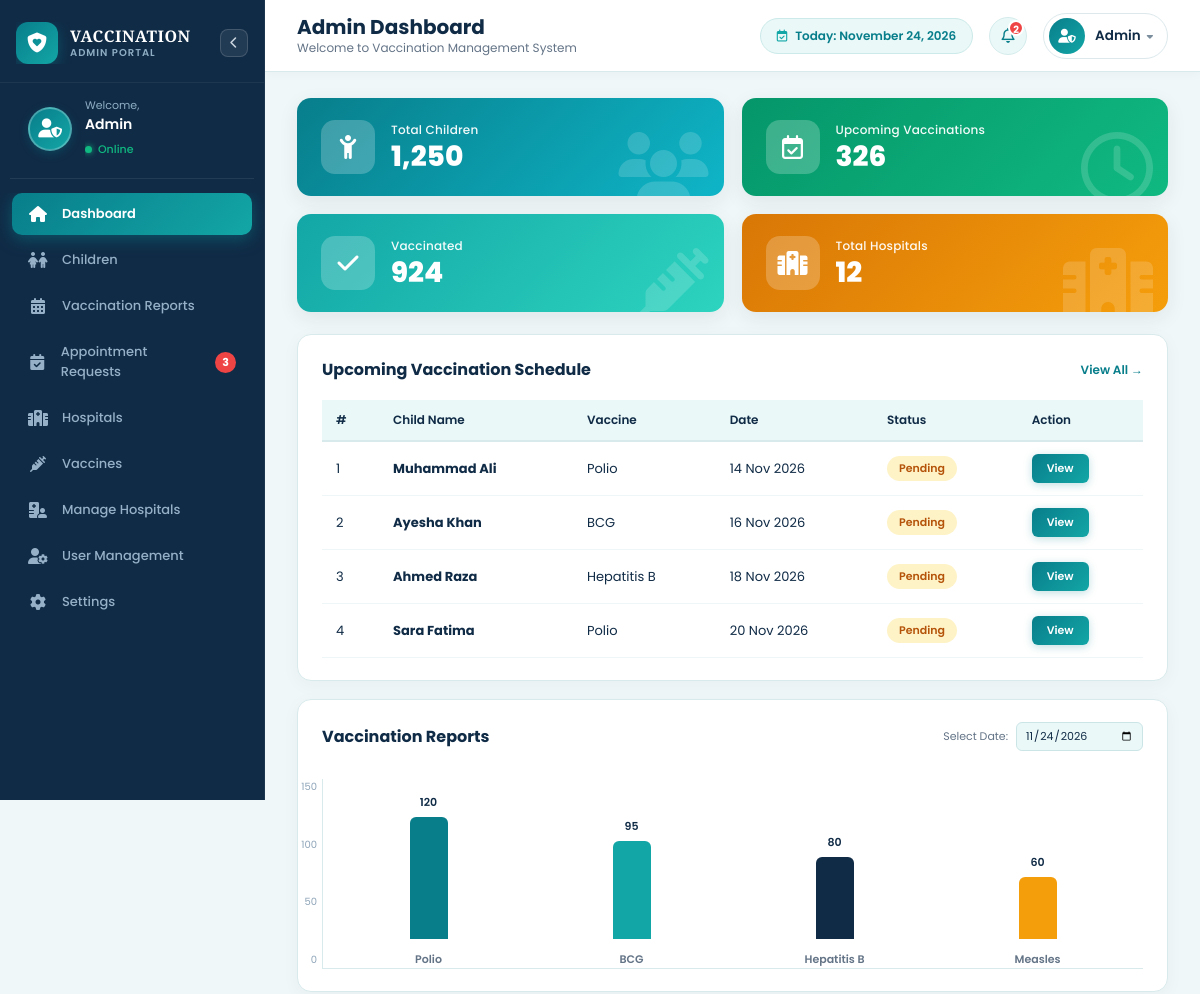
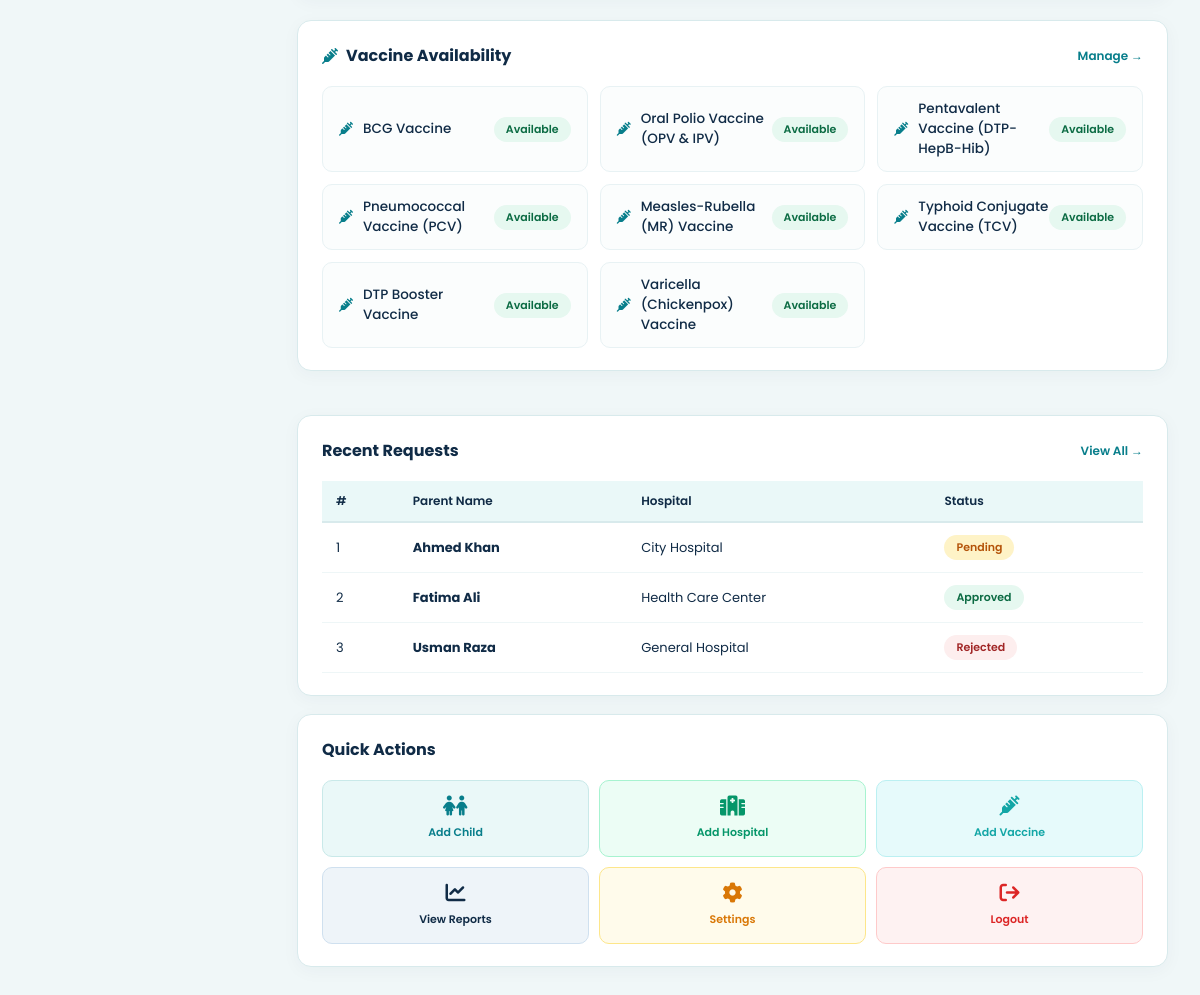
Screenshot of /admin/dashboard.php (signed in) with the database file from the repository (2 pictures, top to bottom).
### tables this page shows
CREATE TABLE `vaccines` (
  `id` int(11) NOT NULL,
  `name` varchar(150) NOT NULL,
  `recommended_age` varchar(100) NOT NULL DEFAULT '',
  `description` text NOT NULL,
  `status` varchar(20) NOT NULL DEFAULT 'Available',
  `created_at` timestamp NOT NULL DEFAULT current_timestamp()
);

### admin/dashboard.php (the view, shortened to what the rows shown need)
<?php
require_once __DIR__ . '/../config.php';
function e($value) {
    return htmlspecialchars((string)$value, ENT_QUOTES, 'UTF-8');
}
$totalChildrenDb = 0;
$totalHospitalsDb = 0;
$pendingRequestsDb = 0;
$vaccinatedDb = 0;
try {
    $q = $conn->query("SELECT COUNT(*) AS total FROM children");
    if ($q) { $totalChildrenDb = (int)$q->fetch_assoc()['total']; }
    $q = $conn->query("SELECT COUNT(*) AS total FROM hospitals");
    if ($q) { $totalHospitalsDb = (int)$q->fetch_assoc()['total']; }
    $q = $conn->query("SELECT COUNT(*) AS total FROM appointments WHERE status = 'Pending'");
    if ($q) { $pendingRequestsDb = (int)$q->fetch_assoc()['total']; }
    $q = $conn->query("SELECT COUNT(*) AS total FROM vaccination_records");
    if ($q) { $vaccinatedDb = (int)$q->fetch_assoc()['total']; }
} catch (Throwable $t) {}
$dispChildren = $totalChildrenDb > 0 ? number_format($totalChildrenDb) : "1,250";
$dispUpcoming = $pendingRequestsDb > 0 ? number_format($pendingRequestsDb) : "326";
$dispVaccinated = $vaccinatedDb > 0 ? number_format($vaccinatedDb) : "924";
$dispHospitals = $totalHospitalsDb > 0 ? number_format($totalHospitalsDb) : "12";
$availVaccines = [];
try {
    $vRes = $conn->query("SELECT name, status FROM vaccines WHERE name != 'zaid' AND (status = 'Available' OR status IS NULL OR status = '') ORDER BY id ASC LIMIT 8");
    if ($vRes) {
        while ($vRow = $vRes->fetch_assoc()) {
            $availVaccines[] = [
                'name' => $vRow['name'],
                'status' => 'Available'
            ];
        }
    }
} catch (Throwable $t) {}
?>
<!DOCTYPE html>
<html lang="en">
<head>
<link rel="stylesheet" href="https://cdnjs.cloudflare.com/ajax/libs/font-awesome/6.5.2/css/all.min.css">
</head>
<body>
<div class="main-content">
    <header class="top-header">
        <div class="header-left">
            <div class="header-title-block">
                <h1>Admin Dashboard</h1>
            </div>
        </div>
    </header>
    <main class="dashboard-container">
        <section class="metrics-grid">
            <div class="metric-card metric-card-teal">
                <div class="metric-content">
                    <h2><?= $dispChildren ?></h2>
                </div>
            </div>
            <div class="metric-card metric-card-green">
                <div class="metric-content">
                    <h2><?= $dispUpcoming ?></h2>
                </div>
            </div>
            <div class="metric-card metric-card-cyan">
                <div class="metric-content">
                    <h2><?= $dispVaccinated ?></h2>
                </div>
            </div>
            <div class="metric-card metric-card-amber">
                <div class="metric-content">
                    <h2><?= $dispHospitals ?></h2>
                </div>
            </div>
        </section>
        <section class="middle-grid">
            <div class="dash-card">
                <div class="table-responsive">
                    <table class="modern-table">
                        <thead>
                            <tr>
                                <th>#</th>
                                <th>Child Name</th>
                                <th>Vaccine</th>
                                <th>Date</th>
                                <th>Status</th>
                                <th>Action</th>
                            </tr>
                        </thead>
                    </table>
                </div>
            </div>
        </section>
        <section class="section-vaccines-full">
            <div class="dash-card">
                <div class="vaccine-list-grid">
                    <?php if (!empty($availVaccines)): ?>
                        <?php foreach ($availVaccines as $vac): ?>
                            <div class="vaccine-item-compact">
                                <div class="vac-left">
                                    <i class="fa-solid fa-syringe"></i>
                                    <span><?= e($vac['name']) ?></span>
                                </div>
                                <span class="badge-status badge-available">Available</span>
                            </div>
                        <?php endforeach; ?>
                    <?php else: ?>
                        <p style="padding:15px; color:var(--text-muted); font-size:12.5px; text-align:center;">No vaccines currently available.</p>
                    <?php endif; ?>
                </div>
            </div>
        </section>
        <section class="cards-row-2">
            <div class="dash-card">
                <div class="table-responsive">
                    <table class="modern-table">
                        <thead>
                            <tr>
                                <th>#</th>
                                <th>Parent Name</th>
                                <th>Hospital</th>
                                <th>Status</th>
                            </tr>
                        </thead>
                    </table>
                </div>
            </div>
        </section>
    </main>
</div>
</body>
</html>

### rows the page displays
vaccines: name "BCG Vaccine"
vaccines: name "Oral Polio Vaccine (OPV & IPV)"
vaccines: name "Pentavalent Vaccine (DTP-HepB-Hib)"
vaccines: name "Pneumococcal Vaccine (PCV)"
vaccines: name "Measles-Rubella (MR) Vaccine"
vaccines: name "Typhoid Conjugate Vaccine (TCV)"
vaccines: name "DTP Booster Vaccine"
vaccines: name "Varicella (Chickenpox) Vaccine"

### other values shown
$adminName "Admin"
$badgeRequests "3"
$dropdownName "Admin"
$dispChildren "1,250"
$dispUpcoming "326"
$dispVaccinated "924"
$dispHospitals "12"
$d['child_name'] "Muhammad Ali"
$d['vaccine'] "Polio"
$d['date'] "14 Nov 2026"
$d['status'] "Pending"
$d['child_name'] "Ayesha Khan"
$d['vaccine'] "BCG"
$d['date'] "16 Nov 2026"
$d['child_name'] "Ahmed Raza"
